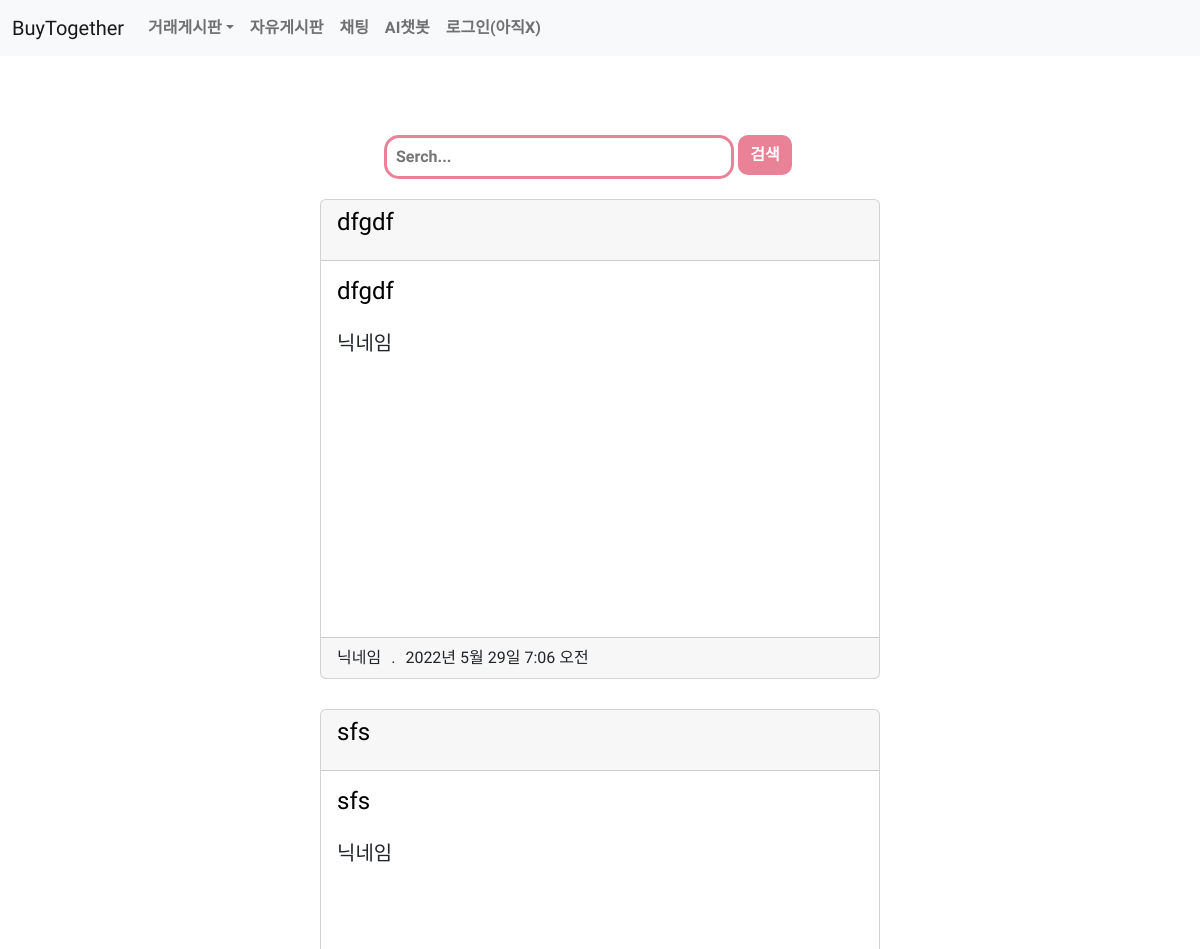
The app's page /freehome/ (upper part), older data.
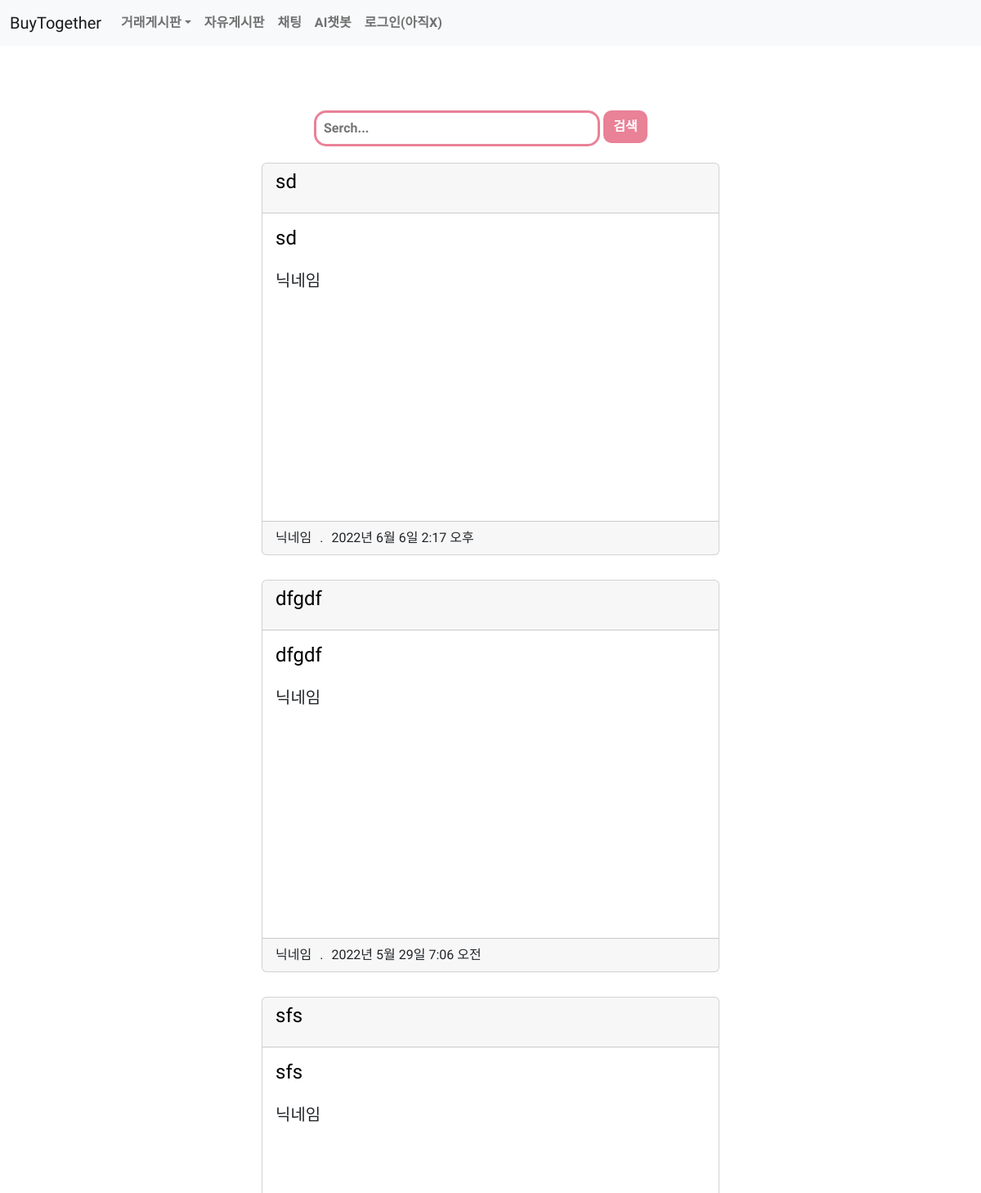
The same page, newer data.
### freebd/models.py (models this page shows, shortened)
class Free(models.Model):
    title = models.CharField(max_length=200)
    body = models.TextField()
    writeDate = models.DateTimeField(auto_now_add=True)
    photo = models.ImageField(blank=True,null=True,upload_to='free_photo')

### freebd/views.py (the view)
# urls.py: path('freehome/',include('freebd.urls')),
def freehome(request):
    posts= Free.objects.filter().order_by('-writeDate')
    return render(request,'freebd/freehome.html',{'posts':posts})

### templates/freebd/freehome.html (shortened to what this page needs)
{% extends 'nav.html' %}
{% load static %}
{% block content %}
<div class="container">
    <div class="row">
      <div class="row purbd_home_div_search" >
        <div class="col-12">
            <span class='pink_window'>
                <input type='text' class='input_text' placeholder="Serch..." onfocus="this.placeholder=''" onblur="this.placeholder='Serch...'"/>
            </span>
            <button type='submit' class='sch_smit'>검색</button>
        </div>
    </div>
{% for post in posts %}
<div col="col-12">
        <div class="card freebd-home-board">
          <div class="card-header">
            <h4 class="card-title purbd_home_title"><a href="{% url 'freeDetail' post.id %}" class="stretched-link" style=" text-decoration : none; color : black;">{{post.title}}</a></h4>
          </div>
            <div class="card-body">
              <h4 class="card-title purbd_home_title"><a href="{% url 'freeDetail' post.id %}" class="stretched-link" style=" text-decoration : none; color : black;">{{post.title}}</a></h4>
              <h5 class="card-subtitle mb-2 " style="text-align:left; margin-top: 10px; ">닉네임</h5>
            </div>
            <div class="card-footer">
              <span class="space">닉네임</span><span class="space">.</span><span >{{post.writeDate}}</span>
            </div>
      </div>
</div>
{% endfor %}
</div>
</div>
{% endblock %}

Row changes from the older to the newer data that the page shows:
added Free: title "sd", writeDate "2022년 6월 6일 2:17 오후"
